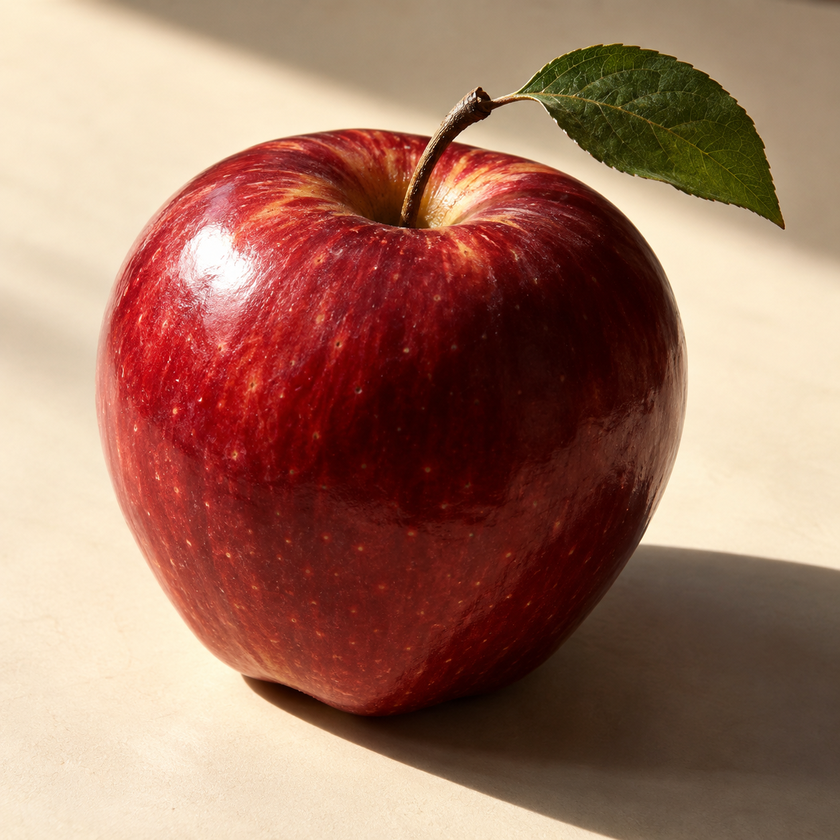
#> input picture squiggle-draw/Sources/SquiggleDraw/Resources/Samples/apple.png, 840 x 840 px, shrunk from 1254 x 1254 before the run
$ python -i contrast_enhancer.py   (imports and definitions only)
#> lines starting #> are read from the running program, lines starting #| are printed output that depends on the picture
from typing import Tuple, Optional
import numpy as np
import cv2
from skimage import exposure


class ContrastEnhancer:
    """Enhance image contrast for better line art generation."""

    # [74 lines left out: functions enhance, adaptive_histogram_equalization, adjust_gamma, not called in this run]

    def create_high_contrast(
        self,
        image: np.ndarray,
        threshold: Optional[int] = None,
        adaptive: bool = True
    ) -> np.ndarray:
        """
        Create high contrast black and white image.

        Args:
            image: Input grayscale image
            threshold: Manual threshold value (None for automatic)
            adaptive: Use adaptive thresholding

        Returns:
            Binary image
        """
#> called with adaptive = True
        if len(image.shape) == 3:
            image = cv2.cvtColor(image, cv2.COLOR_RGB2GRAY)
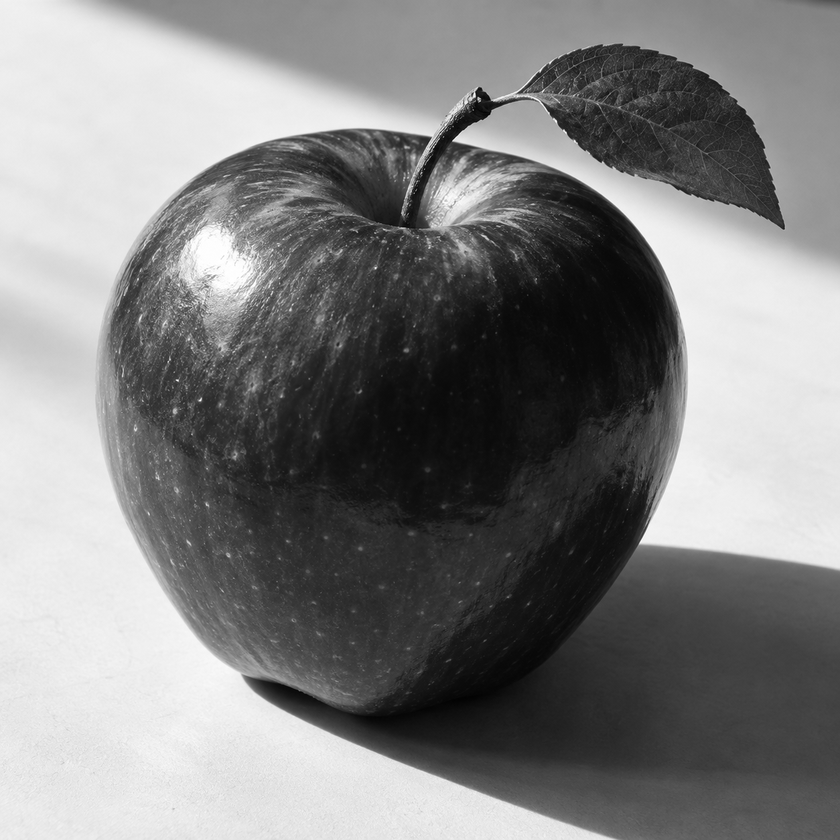
#> image: shape (840, 840); min 2, max 255, mean 128.5

        if adaptive:
            # Adaptive thresholding
            binary = cv2.adaptiveThreshold(
                image,
                255,
                cv2.ADAPTIVE_THRESH_GAUSSIAN_C,
                cv2.THRESH_BINARY,
                11,  # Block size
                2    # Constant subtracted from mean
            )
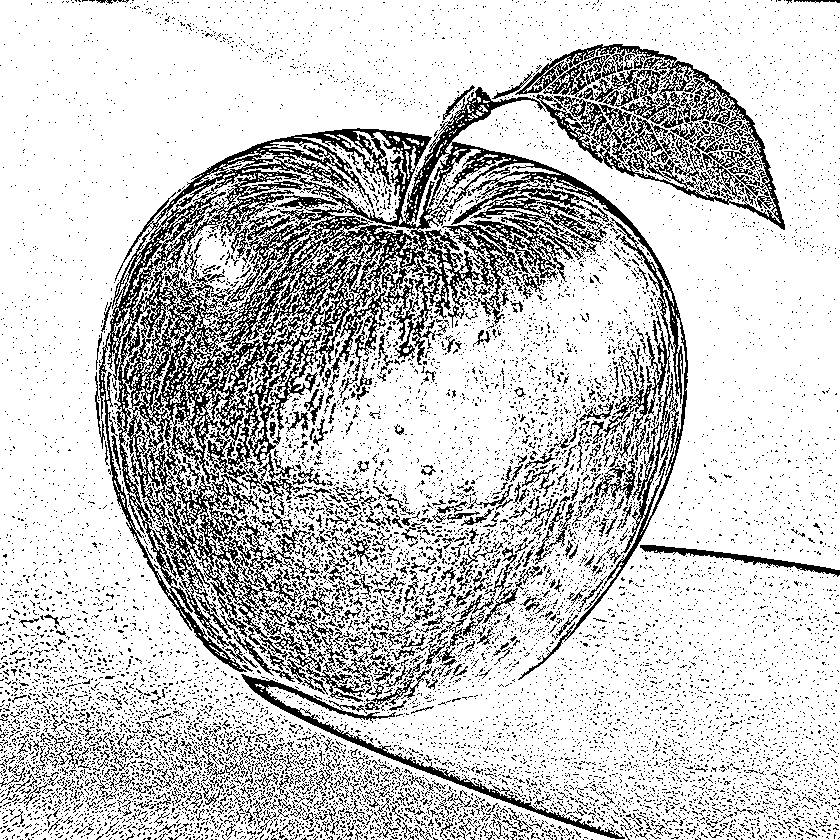
#> binary: shape (840, 840); 78.7% white; black in thin lines or dots
        else:
            # Simple thresholding
            if threshold is None:
                # Use Otsu's method to find optimal threshold
                _, binary = cv2.threshold(
                    image, 0, 255, cv2.THRESH_BINARY + cv2.THRESH_OTSU
                )
            else:
                _, binary = cv2.threshold(image, threshold, 255, cv2.THRESH_BINARY)

        return binary

    # [29 lines left out: function enhance_edges, not called in this run]

>>> import cv2
>>> picture = cv2.cvtColor(cv2.imread('../../../squiggle-draw/Sources/SquiggleDraw/Resources/Samples/apple.png'), cv2.COLOR_BGR2RGB)
>>> result = ContrastEnhancer().create_high_contrast(picture)

$ run again, on squiggle-draw/Sources/SquiggleDraw/Resources/Samples/butterfly.png
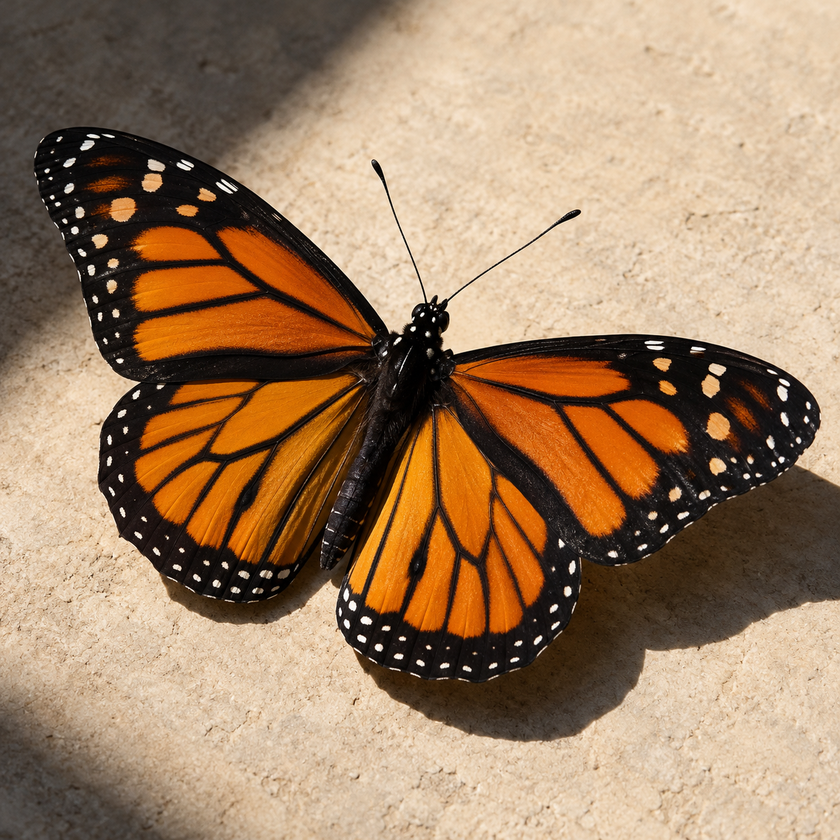
#> input picture squiggle-draw/Sources/SquiggleDraw/Resources/Samples/butterfly.png, 840 x 840 px, shrunk from 1254 x 1254 before the run
#> in create_high_contrast, `image = cv2.cvtColor(image, cv2.COLOR_RGB2GRAY)`:
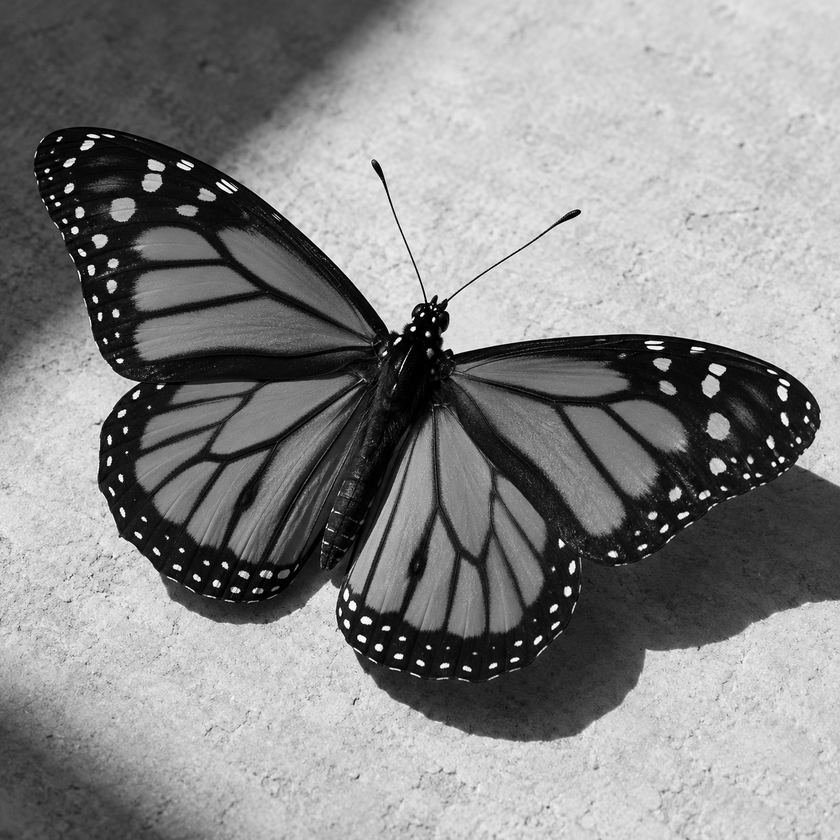
#> image: shape (840, 840); min 0, max 255, mean 135.2
#> in create_high_contrast, `binary = cv2.adaptiveThreshold( image, 255, cv2.ADAPTIVE_THRESH_GAUSSI..`:
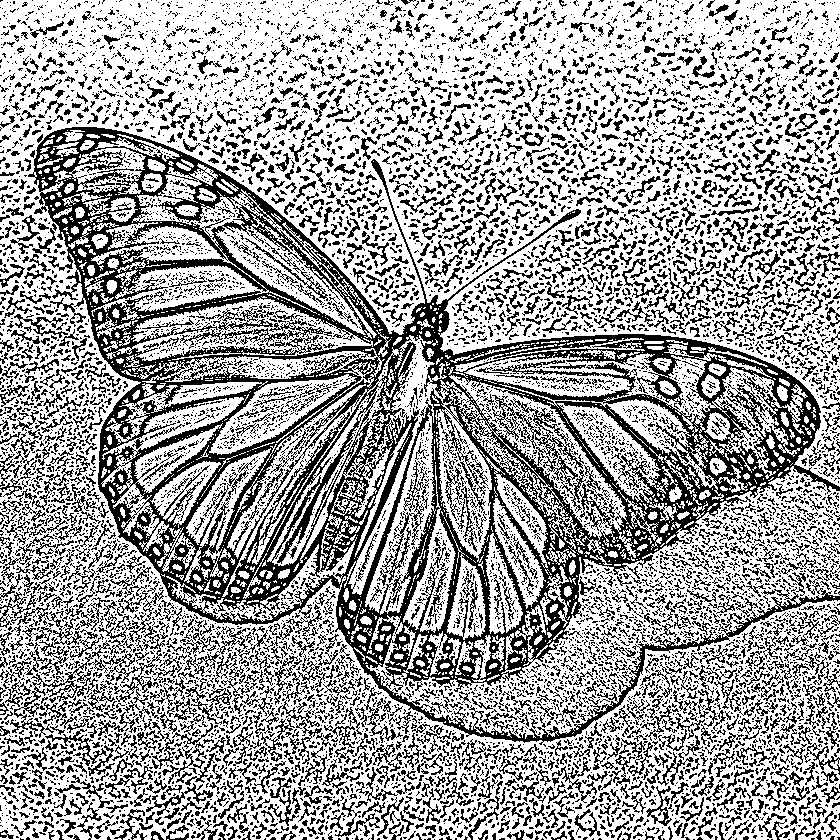
#> binary: shape (840, 840); 64.1% white; black in thin lines or dots

$ run again, on squiggle-draw/Sources/SquiggleDraw/Resources/Samples/chess_knight.png
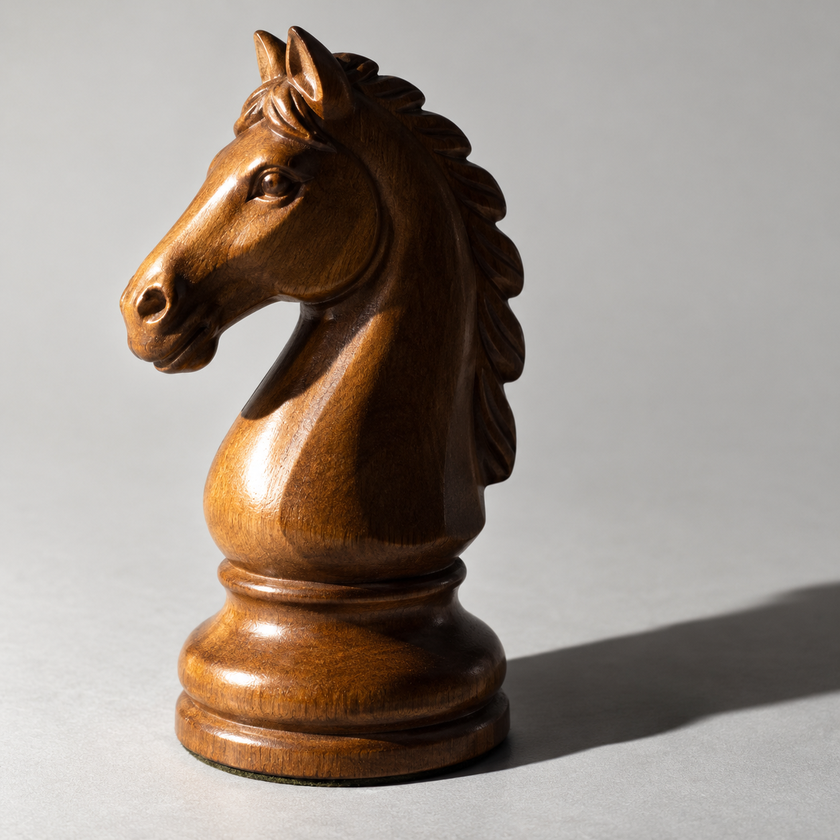
#> input picture squiggle-draw/Sources/SquiggleDraw/Resources/Samples/chess_knight.png, 840 x 840 px, shrunk from 1254 x 1254 before the run
#> in create_high_contrast, `image = cv2.cvtColor(image, cv2.COLOR_RGB2GRAY)`:
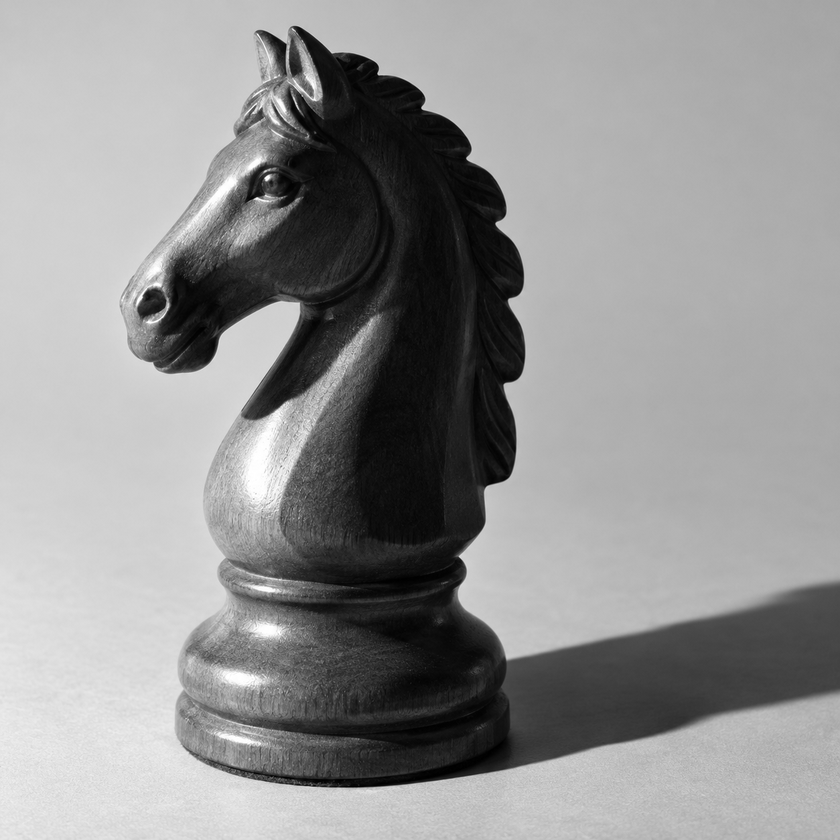
#> image: shape (840, 840); min 0, max 255, mean 146.8
#> in create_high_contrast, `binary = cv2.adaptiveThreshold( image, 255, cv2.ADAPTIVE_THRESH_GAUSSI..`:
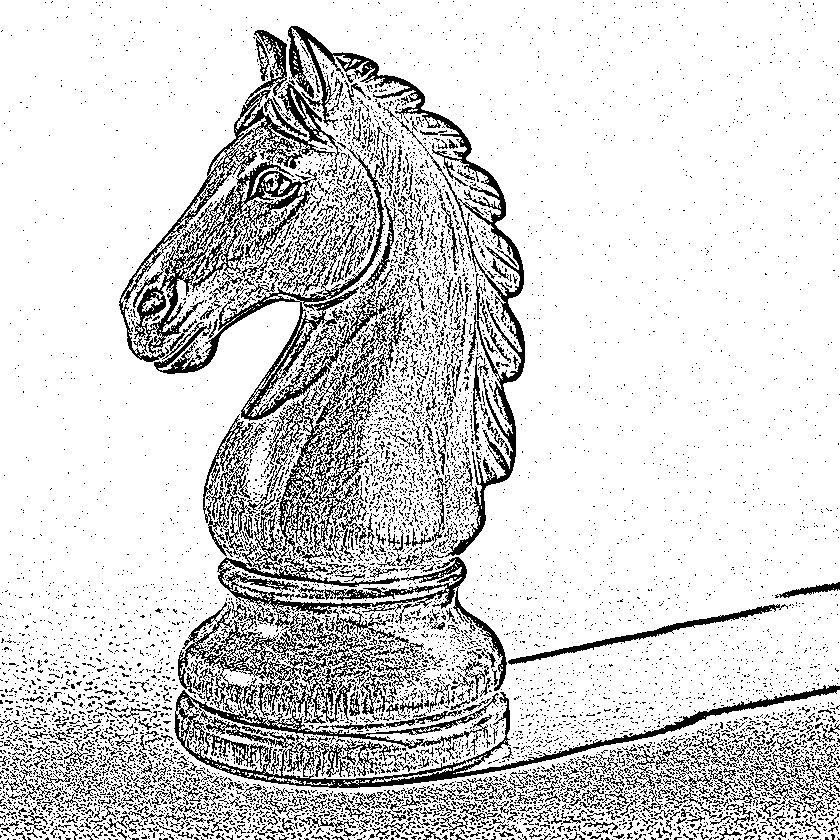
#> binary: shape (840, 840); 83.3% white; black in thin lines or dots

$ run again, on squiggle-draw/Sources/SquiggleDraw/Resources/Samples/coffee.png
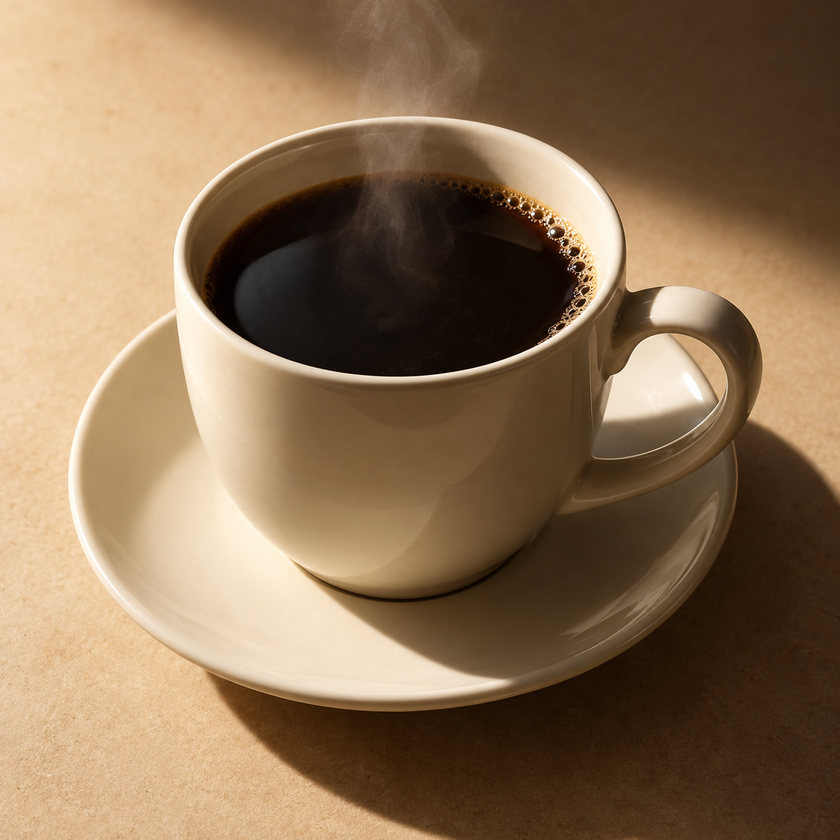
#> input picture squiggle-draw/Sources/SquiggleDraw/Resources/Samples/coffee.png, 840 x 840 px, shrunk from 1254 x 1254 before the run
#> in create_high_contrast, `image = cv2.cvtColor(image, cv2.COLOR_RGB2GRAY)`:
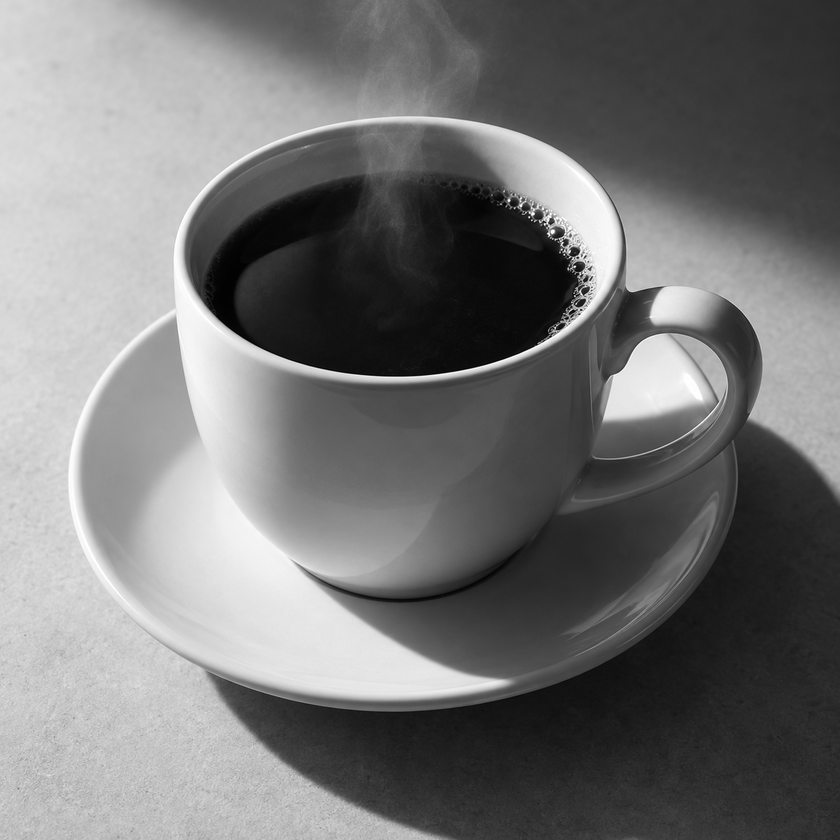
#> image: shape (840, 840); min 0, max 255, mean 117.4
#> in create_high_contrast, `binary = cv2.adaptiveThreshold( image, 255, cv2.ADAPTIVE_THRESH_GAUSSI..`:
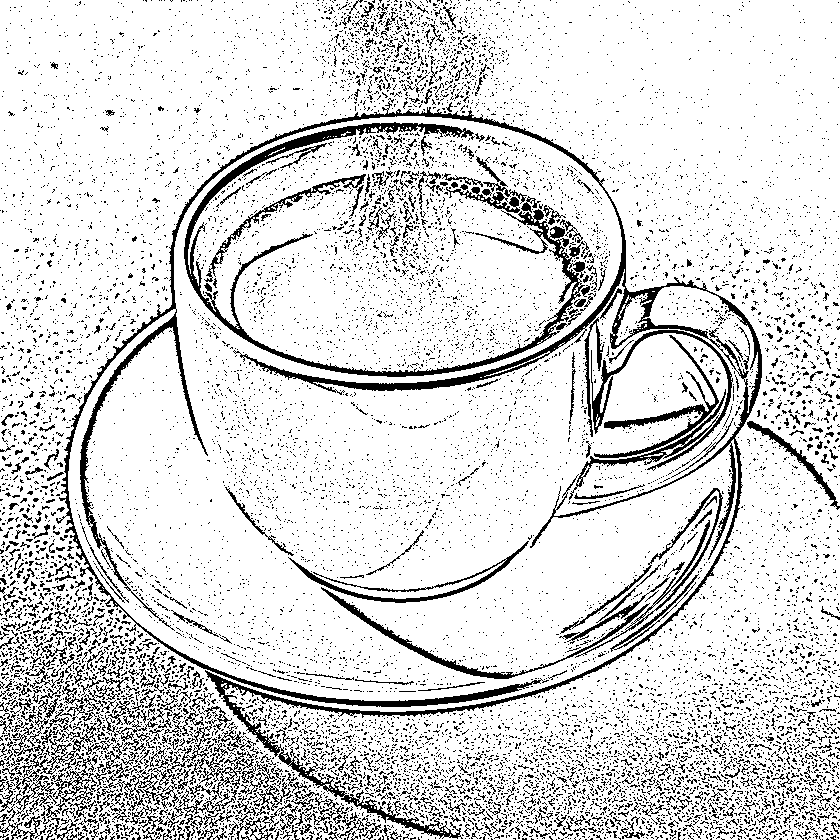
#> binary: shape (840, 840); 85.2% white; black in thin lines or dots
